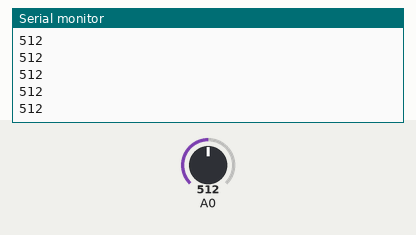
Recording of a sketch running on a simulated Arduino Uno, built with avr-gcc and run on an emulated ATmega328P. Shown: the last lines printed to the serial monitor. The test bench sets the inputs (shaded band); at power-on: A0 = 512.

Above: at 1.2 s.
1.3 s: A0 set to 716
At 1.32 s:
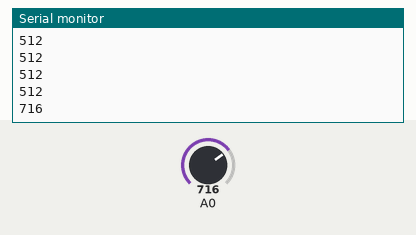
2.8 s: A0 set to 900
At 2.83 s:
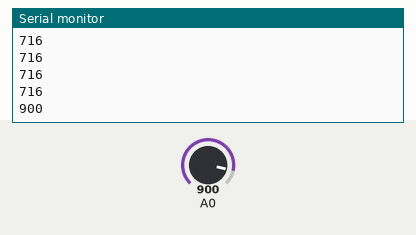
Timing chart, 0 to 5.8 s (numbered marks = the images above; inputs shaded):
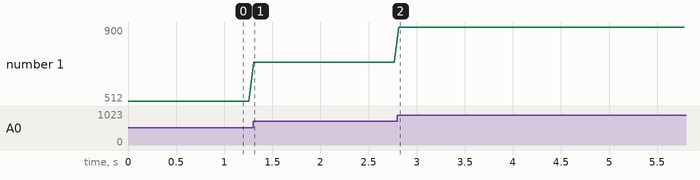

Measured:
- after the input at 1.3 s, the serial monitor: prints a new line at once (image 1)
- after the input at 2.8 s, the serial monitor: prints a new line at once (image 2)
- plotted number 1: 512 → 716 after the input at 1.3 s, 716 → 900 after the input at 2.8 s

The sketch:

Arduino_Maker_07-1.ino
```cpp
void setup() {
  // put your setup code here, to run once:
  Serial.begin(9600);
}

void loop() {
  // put your main code here, to run repeatedly:
  int value = analogRead(A0);
  Serial.println(value);
  delay(50);
}
```
